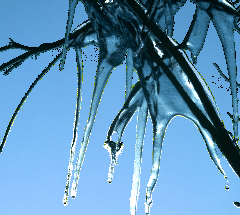
//> input picture deps/freeimage/TestAPI/sample.png, 240 x 215 px
$ ./SuitHistoCalculatorTest ../../../../deps/freeimage/TestAPI/exif.jpg ../../../../deps/freeimage/TestAPI/sample.png 3   (built with g++ and OpenCV 4)
//> lines starting //> are read from the running program, lines starting //| are printed output that depends on the picture
#include "cv.h"
#include "highgui.h"
#include <stdio.h>
#include "vision/include/main.h"
#include <string.h>
#include <iostream>
#include "cv.h"
#include <stdlib.h>

#define MAX_FILENAME_LEN 32
using namespace std;

using namespace ram;
using namespace vision;

void rotate90DegClockwiseOneChannel(IplImage* src, IplImage* dest);

//This goes clockwise
void rotate90DegClockwiseOneChannel(IplImage* src, IplImage* dest)
{
	char* data=src->imageData;
	char* data2=dest->imageData;

	int width=src->width;
	int height=src->height;
	if (width!=dest->height || height!=dest->width)
	{
        assert(false && "Wrong dimensions of destination image in rotation, should be transpose of src image");
	}
	int count=0;
	int count2=0;
	for (int y=0; y<height;y++)
	{
		count2=-1-y;
		for (int x=0; x<width;x++)
		{
			count2+=(height);
			data2[count2]=data[count];
			count++;
		}
	}
}


void copyAndMask(IplImage* gray, IplImage* bnw)
{
	if (gray->width != bnw->width || gray->height != bnw->height)
	{
		cerr<<"Image sizes don't match, can't copy and mask!"<<endl;
		return;
	}

	int width=gray->width;
	int height=gray->height;
	unsigned char* data = (unsigned char*)gray->imageData;
	unsigned char* data2 = (unsigned char*)bnw->imageData;
	int count=0;

	for (int y=0; y<height; y++)
    {
		for (int x=0; x<width; x++)
		{
			data2[count]=(data[count]<=128)*255;
			count++;
		}
    }
}

void copy(IplImage* img1, IplImage* img2)
{
	if (img1->width != img2->width || img1->height != img2->height)
	{
		cerr<<"Image sizes don't match, can't copy and mask!"<<endl;
		return;
	}

	int width=img1->width;
	int height=img1->height;
	unsigned char* data = (unsigned char*)img1->imageData;
	unsigned char* data2 = (unsigned char*)img2->imageData;
	int count=0;

	for (int y=0; y<height; y++)
    {
		for (int x=0; x<width; x++)
		{
			data2[count]=data[count];
			count++;
		}
    }
}


// A Simple Camera Capture Framework
int main(int argc, char** argv) {

	cvNamedWindow("Display");

	IplImage* inputImage = NULL;

	if (3 != argc && 4 != argc)
    {
		fprintf(stderr, "Argument error\nUsage: SuitHistoCalculatorTest <SuitName> <image_file>\n OR: SuitHistoCalculatorTest <SuitName> <image_file> <Size>");
		return -1;
    }
    int SCALEDSUITSIZE = 128;
    if (argc == 4)
        SCALEDSUITSIZE = atoi(argv[3]);

	inputImage = cvLoadImage(argv[2],0);//Negative flag means load as is, positive means force 3 channel, 0 means force grayscale
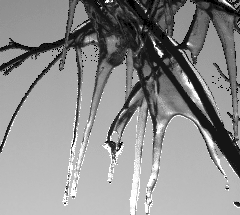
//> inputImage: 215 rows x 240 cols, CV_8UC1; min 0, max 255, mean 141.3

	if (inputImage==NULL)
	{
		cout<<"Couldn't load image"<<endl;
		return -1;
	}

	// get the image data
//	cout<<"height = "<<inputImage->height <<" width = "<<inputImage->width <<endl<<"step = "<<inputImage->widthStep<<"channels = "<<inputImage->nChannels<<endl;
//	cout<<"depth = " <<inputImage->depth<< "dataOrder = "<<inputImage->dataOrder<<endl;
//	printf("color model =%c%c%c%c\n",inputImage->colorModel[0],inputImage->colorModel[1],inputImage->colorModel[2],inputImage->colorModel[3]);
/* IplImage
  |-- int  nChannels;     // Number of color channels (1,2,3,4)
  |-- int  depth;         // Pixel depth in bits:
  |                       //   IPL_DEPTH_8U, IPL_DEPTH_8S,
  |                       //   IPL_DEPTH_16U,IPL_DEPTH_16S,
  |                       //   IPL_DEPTH_32S,IPL_DEPTH_32F,
  |                       //   IPL_DEPTH_64F
  |-- int  width;         // image width in pixels
  |-- int  height;        // image height in pixels
  |-- char* imageData;    // pointer to aligned image data
  |                       // Note that color images are stored in BGR order
  |-- int  dataOrder;     // 0 - interleaved color channels,
  |                       // 1 - separate color channels
  |                       // cvCreateImage can only create interleaved images
  |-- int  origin;        // 0 - top-left origin,
  |                       // 1 - bottom-left origin (Windows bitmaps style)
  |-- int  widthStep;     // size of aligned image row in bytes
  |-- int  imageSize;     // image data size in bytes = height*widthStep
  |-- struct _IplROI *roi;// image ROI. when not NULL specifies image
  |                       // region  to be processed.
  |-- char *imageDataOrigin; // pointer to the unaligned origin of image data
  |                          // (needed for correct image deallocation)
  |
  |-- int  align;         // Alignment of image rows: 4 or 8 byte alignment
  |                       // OpenCV ignores this and uses widthStep instead
  |-- char colorModel[4]; // Color model - ignored by OpenCV
*/
	IplImage* resized = cvCreateImage(cvSize(SCALEDSUITSIZE,SCALEDSUITSIZE),8,1);
    cvResize(inputImage,resized);
//> resized = [[155, 49, 117], [174, 174, 132], [189, 189, 186]]
	IplImage* blackAndWhite=cvCreateImage(cvGetSize(resized),8,1);
//> blackAndWhite = [[0, 0, 0], [0, 0, 0], [0, 0, 0]]
    IplImage* tempImage = cvCreateImage(cvGetSize(blackAndWhite),8,1);
//> tempImage = [[0, 0, 0], [0, 0, 0], [0, 0, 0]]
    copyAndMask(resized,blackAndWhite);
//> the loop in copyAndMask, `for (int y=0; y<height; y++)` made 3 passes
//> count on passes 1 to 3: 3, 6, 9
//> after the loop in copyAndMask, `for (int y=0; y<height; y++)`: bnw = [[0, 255, 255], [0, 0, 0], [0, 0, 0]]; count = 9
//> blackAndWhite = [[0, 255, 255], [0, 0, 0], [0, 0, 0]]

    for (int rot = 0; rot <360; rot+=90)
    {
        cvShowImage("Display",blackAndWhite);
        cvWaitKey(0);


//        printf("\nStart Of Data\n");

        printf("int pixelCounts%s%d[] = {\n", argv[1], rot);
        unsigned char* data = (unsigned char*) blackAndWhite->imageData;
        int count = 0;
        int pixelCountsAlongLeft[SCALEDSUITSIZE];
        int pixelCountsAlongBottom[SCALEDSUITSIZE];

        for (int i = 0; i < SCALEDSUITSIZE; i++)
        {
            pixelCountsAlongLeft[i]=0;
            pixelCountsAlongBottom[i]=0;
        }

        for (int y = 0; y < SCALEDSUITSIZE; ++y)
        {
            for (int x = 0; x < SCALEDSUITSIZE; ++x)
            {
                pixelCountsAlongLeft[y] += ((data[count]>0)?1:0);
                pixelCountsAlongBottom[x] += ((data[count]>0)?1:0);
                count++;
            }
        }

        for (int i = 0; i < SCALEDSUITSIZE; i ++)
        {
            printf("%d, ", pixelCountsAlongLeft[i]);
        }

        for (int i = 0; i < SCALEDSUITSIZE-1; i ++)
        {
            printf("%d, ", pixelCountsAlongBottom[i]);
        }
        printf("%d", pixelCountsAlongBottom[SCALEDSUITSIZE-1]);

        printf("}\n");

        rotate90DegClockwiseOneChannel(blackAndWhite,tempImage);
        copy(tempImage,blackAndWhite);//Suppose we don't really need the masking... eh.
    }
//> this loop made 4 passes
//> (data in rotate90DegClockwiseOneChannel, tempImage) on passes 2 to 4: ("", [[0, 255, 0], [0, 255, 255], [0, 0, 0]]), ("", [[255, 0, 0], [0, 255, 0], [0, 0, 0]]), ('�', [[0, 255, 255], [0, 0, 0], [0, 0, 0]])
//> (data in rotate90DegClockwiseOneChannel, tempImage) on pass 1: ("", [[0, 255, 0], [0, 255, 0], [255, 0, 0]])
//| int pixelCounts../../../../deps/freeimage/TestAPI/exif.jpg0[] = {
//| int pixelCounts../../../../deps/freeimage/TestAPI/exif.jpg90[] = {
//| int pixelCounts../../../../deps/freeimage/TestAPI/exif.jpg180[] = {
//| int pixelCounts../../../../deps/freeimage/TestAPI/exif.jpg270[] = {

	return 0;
}
